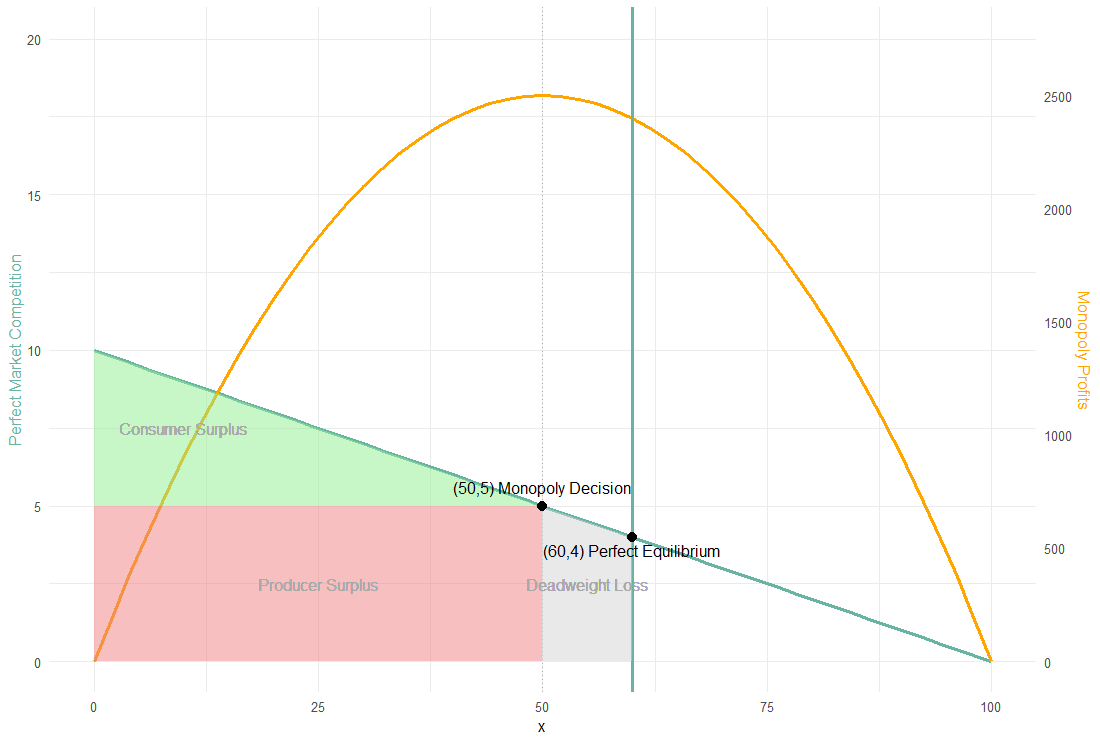

The script that drew this image:
# Load necessary libraries
library(ggplot2)

# Define the x values
x_values <- seq(0, 100, by = 2)

# Define the left Y axis (Perfect Market Competition)
y_left <- 10 - x_values / 10

# Define the right Y axis (Monopoly)
y_right <- 100 * x_values - x_values^2

# Create a data frame
data <- data.frame(x = x_values, y_left = y_left, y_right = y_right)

# Points to be labeled
points <- data.frame(
  x = c(50, 60),
  y_left = c(5, 4),
  label = c("(50,5) Monopoly Decision", "(60,4) Perfect Equilibrium"),
  vjust = c(-1, 1.5)
  
)

# Create the plot
ggplot(data, aes(x = x)) +
  # Plot for Perfect Market Competition
  geom_line(aes(y = y_left), color = "#69b3a2", size = 1.2) +
  
  # Plot for Monopoly (scaled for left y-axis visibility)
  geom_line(aes(y = y_right / 2750 * 20), color = "orange", size = 1.2) +
  
  # Add the vertical line for x = 60
  geom_vline(xintercept = 60, color = "#69b3a2", size = 1.2) +
  
  # Add the vertical line for x = 50
  geom_vline(xintercept = 50, linetype = "dotted", color = "orange") +

  # Highlighting Consumer Surplus
  geom_polygon(data = data.frame(x = c(0, 50, 0), y = c(10, 5, 5)), 
               aes(x = x, y = y), fill = "lightgreen", alpha = 0.5) +
  geom_text(aes(x = 10, y = 7.5, label = "Consumer Surplus"), color = "darkgrey") +
  
  # Highlighting Producer Surplus
  geom_polygon(data = data.frame(x = c(0, 50, 50, 0), y = c(0, 0, 5, 5)), 
               aes(x = x, y = y), fill = "lightcoral", alpha = 0.5) +
  geom_text(aes(x = 25, y = 2.5, label = "Producer Surplus"), color = "darkgrey") +
  
  # Highlighting Deadweight Loss
  geom_polygon(data = data.frame(x = c(50, 60, 60, 50), y = c(5, 4, 0, 0)), 
               aes(x = x, y = y), fill = "lightgrey", alpha = 0.5) +
  geom_text(aes(x = 55, y = 2.5, label = "Deadweight Loss"), color = "darkgrey") +

  # Plot and label the points (50,5) and (60,4)
  geom_point(data = points, aes(x = x, y = y_left), size = 3, color = "black") +
  geom_text(data = points, aes(x = x, y = y_left, label = label, vjust = vjust)) +
    
  # Customize the axes
  scale_y_continuous(
    name = "Perfect Market Competition",
    limits = c(0, 20),
    sec.axis = sec_axis(~ . * 2750 / 20, name = "Monopoly Profits", breaks = seq(0, 2750, by = 500))
  ) +
  
  # Set x limits
  xlim(0, 100) +
  
  # Apply minimal theme and customize axis title colors
  theme_minimal() +
  theme(
    axis.title.y.right = element_text(color = "orange"),
    axis.title.y.left = element_text(color = "#69b3a2"),
    legend.position = "none"
  )

# Print the plot
